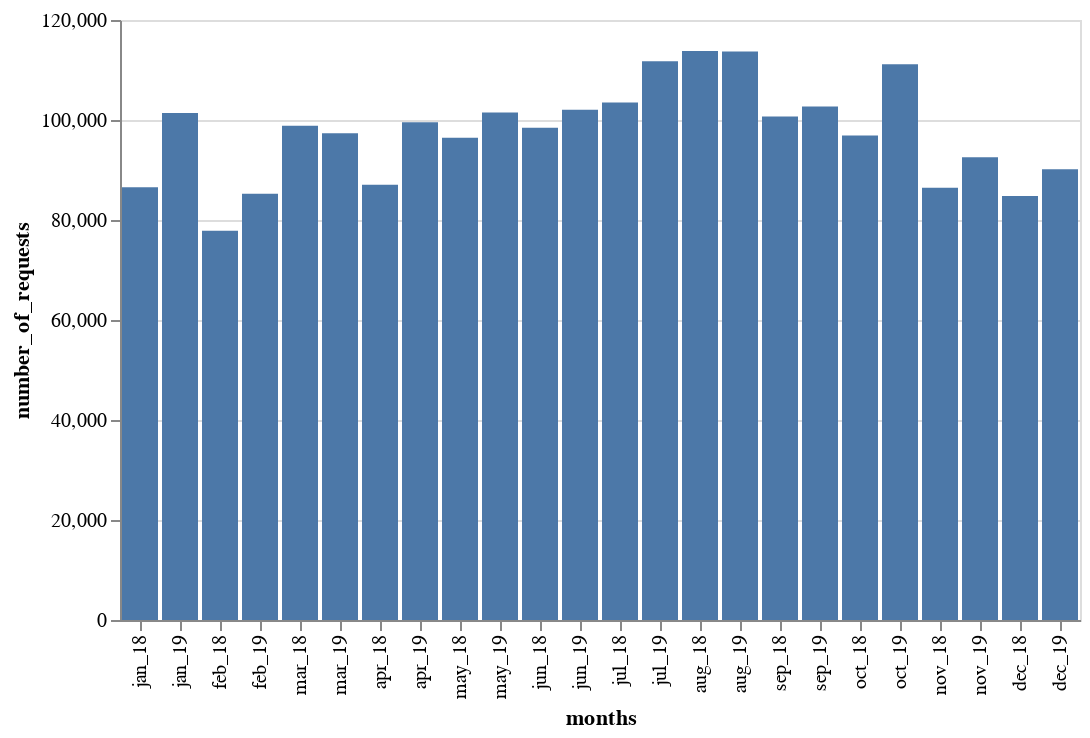

The code cell stored with this chart in its notebook:
### Code cell
#chart comparing month-by-month number of requests in 2018 and 2019

freqs_ = []

for month in lsts_2:
    val = len(month['ElapsedTime'])
    freqs_.append(val)
    
res_ = dict(zip(lst2, freqs))
res_

df_comp_ = pd.DataFrame(list(res_.items()),columns = ['months','number_of_requests'])
df_comp_


alt.Chart(df_comp_).mark_bar().encode(
    x=alt.X('months', sort=lst2),
    y='number_of_requests')

### Figure 1 — Vega-Lite specification as saved in the notebook (floating-point values rounded to 4 significant figures)
{"config": {"view": {"continuousWidth": 400, "continuousHeight": 300}}, "data": {"name": "data-8f2f0fdda84787483955982753765c7f"}, "mark": "bar", "encoding": {"x": {"type": "nominal", "field": "months", "sort": ["jan_18", "jan_19", "feb_18", "feb_19", "mar_18", "mar_19", "apr_18", "apr_19", "may_18", "may_19", "jun_18", "jun_19", "jul_18", "jul_19", "aug_18", "aug_19", "sep_18", "sep_19", "oct_18", "oct_19", "nov_18", "nov_19", "dec_18", "dec_19"]}, "y": {"type": "quantitative", "field": "number_of_requests"}}, "$schema": "https://vega.github.io/schema/vega-lite/v4.0.2.json", "datasets": {"data-8f2f0fdda84787483955982753765c7f": [{"months": "jan_18", "number_of_requests": 86566}, {"months": "jan_19", "number_of_requests": 101387}, {"months": "feb_18", "number_of_requests": 77829}, {"months": "feb_19", "number_of_requests": 85242}, {"months": "mar_18", "number_of_requests": 98867}, {"months": "mar_19", "number_of_requests": 97338}, {"months": "apr_18", "number_of_requests": 87050}, {"months": "apr_19", "number_of_requests": 99532}, {"months": "may_18", "number_of_requests": 96440}, {"months": "may_19", "number_of_requests": 101512}, {"months": "jun_18", "number_of_requests": 98460}, {"months": "jun_19", "number_of_requests": 102044}, {"months": "jul_18", "number_of_requests": 103509}, {"months": "jul_19", "number_of_requests": 111745}, {"months": "aug_18", "number_of_requests": 113783}, {"months": "aug_19", "number_of_requests": 113720}, {"months": "sep_18", "number_of_requests": 100682}, {"months": "sep_19", "number_of_requests": 102693}, {"months": "oct_18", "number_of_requests": 96899}, {"months": "oct_19", "number_of_requests": 111147}, {"months": "nov_18", "number_of_requests": 86457}, {"months": "nov_19", "number_of_requests": 92526}, {"months": "dec_18", "number_of_requests": 84816}, {"months": "dec_19", "number_of_requests": 90132}]}}
